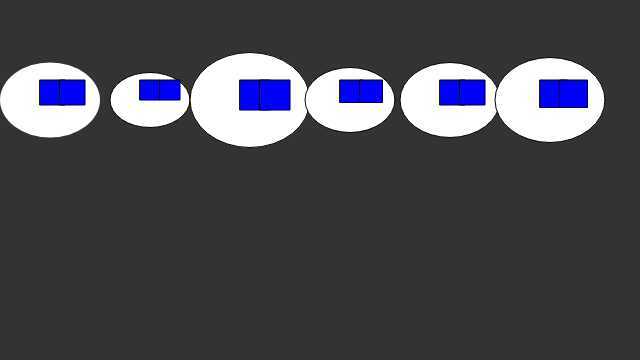
Frame 1 (no input)
Frame 60 (no input): identical to frame 1, image omitted
Frame 120 (the mouse pressed at the canvas centre since frame 60): identical to frame 1, image omitted

The p5.js sketch that drew this single still picture (run headless with seeded random() and noise() and a simulated clock; from frame 60 on, the mouse is pressed at the canvas centre):

// p5.js sketch
// ── sketch.js
var sizes = [100, 80, 120, 90, 100, 110];
var position = [0, 10, -10, 20, -20, 0];


function setup() {
	createCanvas(640, 360);
}
function draw() {
	background(51);
	noStroke();
	
	for (let i = 0; i < sizes.length; i++) {
		spaceCadet(50 + i * 100, 100, sizes[i]);
        
        position[i] += sizes[i];
        
        
	}
}

function spaceCadet(x,y,s){

    
fill('white');
	ellipse(x, y, s, s - 25);
    
    stroke('black');
    fill('blue');
    rect(x - 10, y - 20, s/4, s/4); // left visor box
    rect(x + 10 , y - 20, s/4, s/4); // right visor box
    	
}
